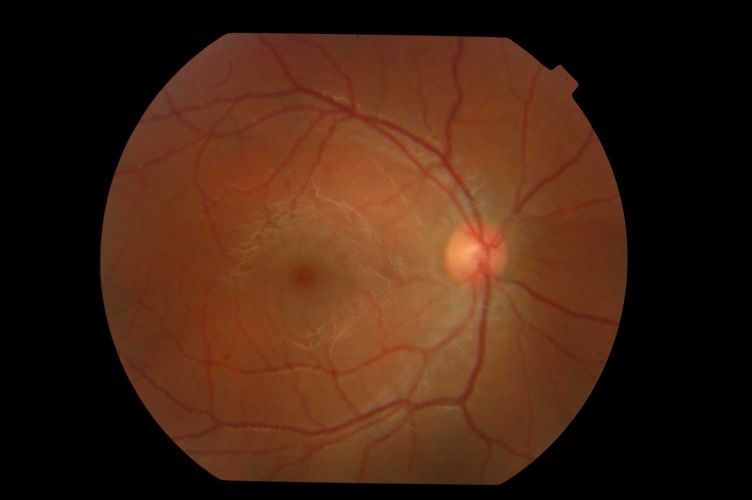
#> input picture eye/RIDB/IM000001_1.JPG, 1504 x 1000 px, found by its file name (shown at 1/2 size); its folder holds only this picture in this run
$ python retina_vessel_recognition.py
#> lines starting #> are read from the running program, lines starting #| are printed output that depends on the picture; after the words box and inside, x2 and y2 are one past the last pixel; in counts of white or black regions, pixels touching at a corner belong together
#> in main, img is the input picture: shape (1000, 1504, 3); mean B, G, R 18.3, 35, 66.3
import cv2
import os
import numpy as np
from typing import List
from random import randint
from tqdm import tqdm


def floodfill_mask(img: np.ndarray, kernel_size: int, threshold=1) -> np.ndarray:

#> called with kernel_size = 13, threshold = 1
    img_floodfill: np.ndarray = img.copy()

    h, w = img_floodfill.shape[:2]
#> h = 1000; w = 1504

    fl_mask: np.array = np.zeros((h+2, w+2), np.uint8)
    cv2.floodFill(image=img_floodfill, mask=fl_mask, seedPoint=(10, 10), newVal=255)
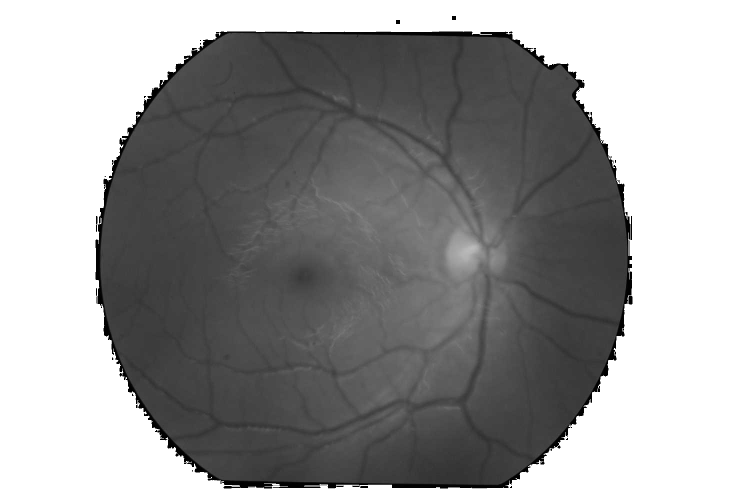
#> img_floodfill: shape (1000, 1504) (shown at 1/2 size); min 0, max 255, mean 154.8

    dil_kernel: np.array = np.ones((kernel_size, kernel_size), np.uint8)
    mask: np.ndarray = cv2.bitwise_not(cv2.dilate(img_floodfill, dil_kernel))

    mask[mask > threshold] = 255
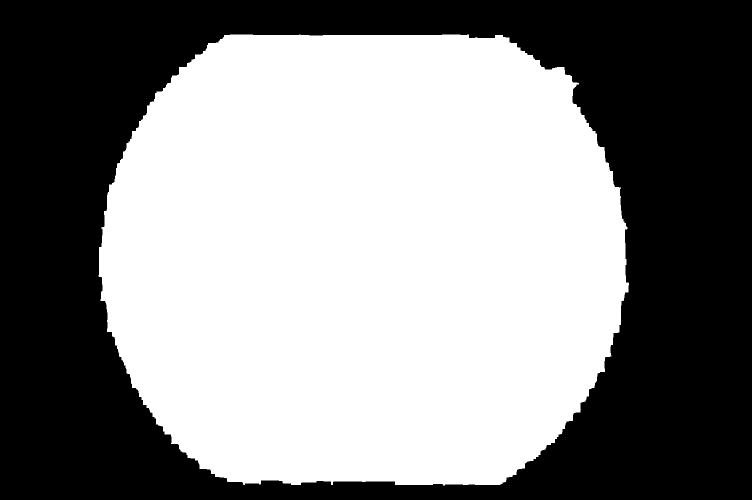
#> mask: shape (1000, 1504) (shown at 1/2 size); 54% white; 1 black region, box (x1, y1, x2, y2) and area: (0, 0, 1504, 1000) 691868

    return mask


def enhance_contrast(img: np.ndarray) -> np.ndarray:

    clahe = cv2.createCLAHE(clipLimit=2.0, tileGridSize=(8, 8))

    img_inversed_enhanced = 255 - clahe.apply(img)

    img_inversed_enhanced_twice: np.ndarray = clahe.apply(img_inversed_enhanced)
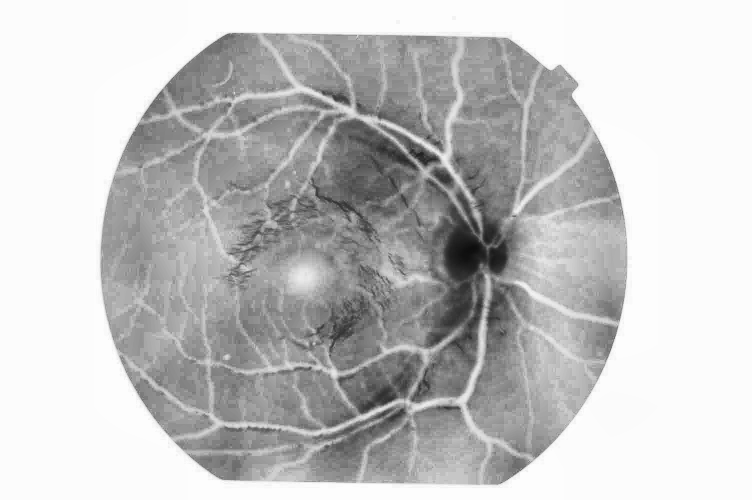
#> img_inversed_enhanced_twice: shape (1000, 1504) (shown at 1/2 size); min 13, max 254, mean 196.3
#> in main, `img_adptv_thr: np.ndarray = cv2.adaptiveThreshold(img_blured, maxValue..`: img_adptv_thr: shape (1000, 1504); 13.9% white; 9203 white regions (7281 under 20 px), largest, box (x1, y1, x2, y2) and area: (194, 60, 1262, 974) 16576, (239, 677, 859, 880) 12098, (691, 104, 1012, 543) 8468

    return img_inversed_enhanced_twice


def find_features(img: np.ndarray, mask: np.ndarray) -> np.ndarray:

    img_combined = cv2.bitwise_and(img, mask)
#> img_combined: shape (1000, 1504); 12.9% white; 8757 white regions (6811 under 20 px), largest, box (x1, y1, x2, y2) and area: (239, 677, 859, 880) 12098, (691, 104, 1012, 543) 8468, (808, 524, 1070, 922) 6170

    img_med_blured = cv2.bitwise_not(cv2.medianBlur(img_combined, ksize=5))
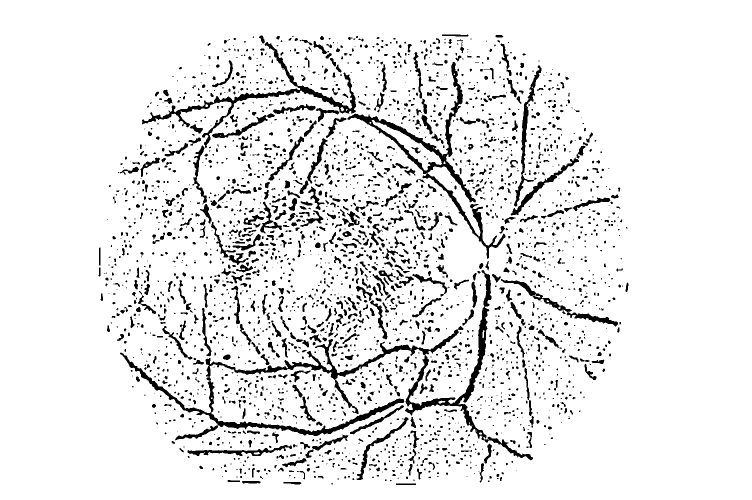
#> img_med_blured: shape (1000, 1504) (shown at 1/2 size); 91.3% white; 2868 black regions (1793 under 20 px), largest, box (x1, y1, x2, y2) and area: (240, 540, 1066, 921) 18207, (695, 124, 1011, 518) 8300, (284, 84, 712, 296) 6415

    img_morph = cv2.bitwise_not(cv2.morphologyEx(img_med_blured, op=cv2.MORPH_CLOSE, kernel=(13, 13)))
#> img_morph: shape (1000, 1504); 8.6% white; 2705 white regions (1638 under 20 px), largest, box (x1, y1, x2, y2) and area: (569, 541, 1066, 922) 11177, (695, 125, 1011, 519) 8285, (240, 706, 808, 873) 6983

    return img_morph


def find_vessel_skeleton(img: np.ndarray) -> np.ndarray:
    skel_element = cv2.getStructuringElement(cv2.MORPH_CROSS, (3, 3))
    skel: np.ndarray = np.zeros(img.shape, np.uint8)

    while True:
        opened = cv2.morphologyEx(img, cv2.MORPH_OPEN, skel_element)
        temp = cv2.subtract(img, opened)
        eroded = cv2.erode(img, skel_element)
        skel = cv2.bitwise_or(skel, temp)
        img = eroded.copy()
        if cv2.countNonZero(img) == 0:
            break

    return skel


def main(path):
    file_names: List[str] = [os.path.join(path, image) for image in os.listdir(path)]
    file_names = sorted(file_names, key=lambda n: (int(n.split("_")[0][-1]), int(n.split("_")[1][:-4])))

    for file in tqdm(file_names):

        img = cv2.imread(file)

        img_grey = cv2.cvtColor(img, cv2.COLOR_BGR2GRAY)

        mask = floodfill_mask(img_grey, kernel_size=13)

        img_clahe_inversed = enhance_contrast(img_grey)

        gauss_kernel = 7
        gauss_sigma = 0.3*((gauss_kernel-1)*0.5-1)+0.8

        img_blured: np.ndarray = cv2.GaussianBlur(img_clahe_inversed,
                                                  ksize=(gauss_kernel, gauss_kernel),
                                                  sigmaX=gauss_sigma, sigmaY=gauss_sigma)

        img_adptv_thr: np.ndarray = cv2.adaptiveThreshold(img_blured, maxValue=255,
                                                          adaptiveMethod=cv2.ADAPTIVE_THRESH_GAUSSIAN_C,
                                                          thresholdType=cv2.THRESH_BINARY, blockSize=5, C=0)

        output_img = find_features(img_adptv_thr, mask)

        nb_components, output, stats, centroids = cv2.connectedComponentsWithStats(output_img, connectivity=8)
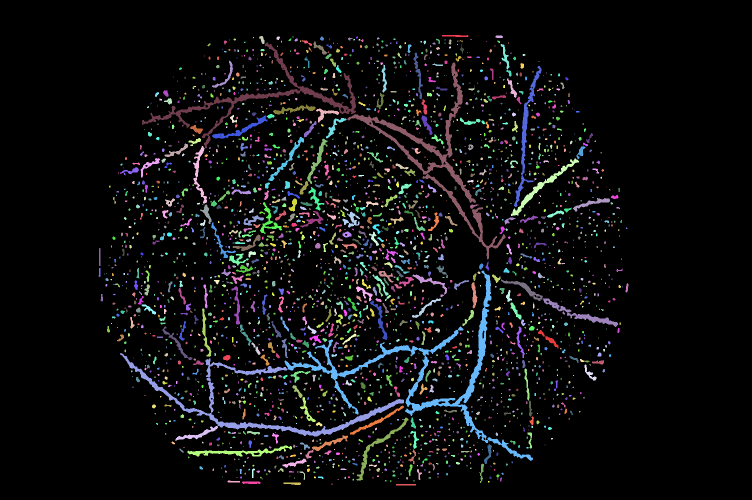
#> output: shape (1000, 1504) int32 (shown at 1/2 size); 2706 distinct labels, from 0 to 2705; one colour per label, 0 black
#> nb_components = 2706; stats = 2706 rows, first 6: [0, 0, 1504, 1000, 1375177], [884, 70, 53, 4, 170], [991, 71, 15, 5, 68], [518, 72, 11, 16, 100], [553, 73, 7, 7, 37], [585, 73, 2, 2, 4]; centroids = 2706 pairs, first value 198.9 to 1253.6, second value 71.38 to 969
        # sizes = stats[1:, -1]
        nb_components -= 1
#> nb_components = 2705

        img_vessel_skel = find_vessel_skeleton(output_img)
#> after the loop in find_vessel_skeleton, `while True:`: img: shape (1000, 1504); every value is 0
#> after the loop in find_vessel_skeleton, `while True:`:
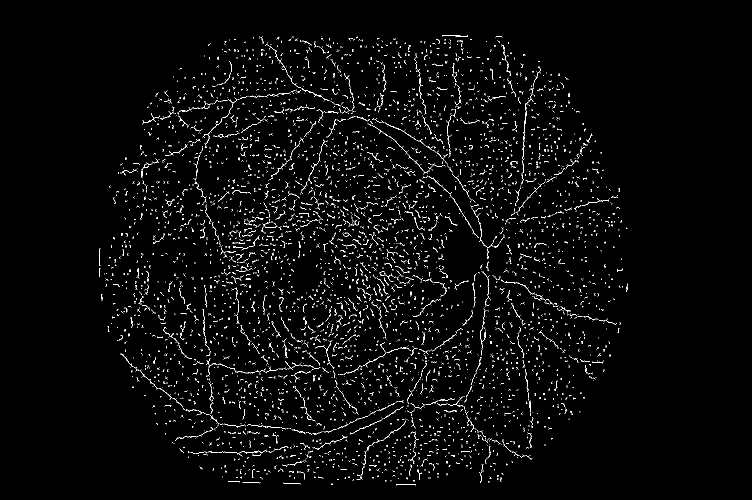
#> skel: shape (1000, 1504) (shown at 1/2 size); 2.4% white in thin lines or dots, all inside (x1, y1, x2, y2) = (198, 70, 1256, 971)

        # [5 lines of commented-out code are left out]

        img_vessel_skel2 = img_vessel_skel.copy()

        for i in range(1, nb_components + 1):
            x, y, w, h, area = stats[i]
            if 500 < area < 5_000:
                # print(f"{file}", x, y, w, h)
                cv2.rectangle(img_vessel_skel2, (x, y), (x + w, y + h),
                              (randint(50, 255), randint(50, 255), randint(50, 255)), 2)
#> this loop made 2705 passes
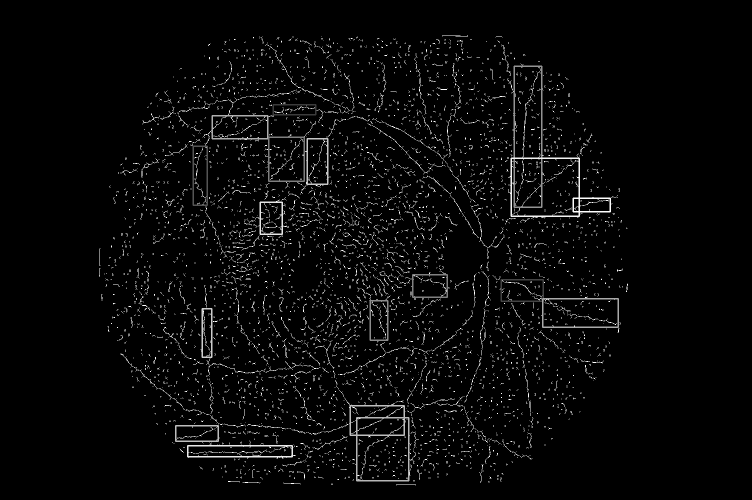
#> img_vessel_skel2: shape (1000, 1504) (shown at 1/2 size); 1.15% of pixels changed, all inside (x1, y1, x2, y2) = (350, 131, 1238, 963)

        # concat_images1 = cv2.hconcat([img, img_clahe_inversed])
        # concat_images2 = cv2.hconcat([img_vessel_skel, img_vessel_skel2])
        # full_image = cv2.vconcat([concat_images1, concat_images2])
        cv2.imshow(f"{file.split('/')[-1]}", img_vessel_skel)
        cv2.waitKey(100)
        cv2.destroyAllWindows()
        # full_image_name: str = "full_image_" + file.split('/')[-1]
        # cv2.imwrite(os.path.join("/Users/stawager/Studia/s4/biometrics/4/full_images", full_image_name), full_image)


if __name__ == "__main__":
    data_path = "/Users/stawager/Studia/s4/biometrics/4/RIDB"
    main(data_path)
    quit()
#> (the program exits here)

$ run again, on eye/RIDB/IM000001_13.JPG
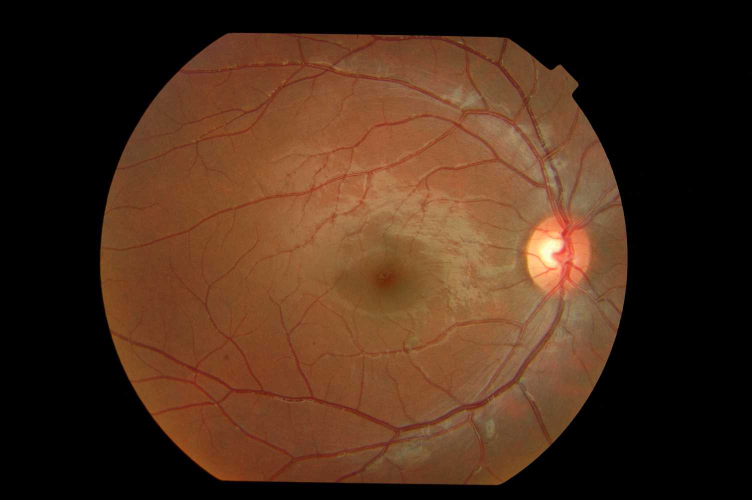
#> input picture eye/RIDB/IM000001_13.JPG, 1504 x 1000 px, found by its file name (shown at 1/2 size)
#> in main, img is the input picture: shape (1000, 1504, 3); mean B, G, R 26.8, 45.2, 73.6
#> img_adptv_thr: shape (1000, 1504); 20.6% white; 6201 white regions (3895 under 20 px), largest, box (x1, y1, x2, y2) and area: (194, 60, 1260, 977) 57571, (204, 69, 1138, 548) 47299, (729, 698, 1007, 836) 3783
#> img_combined: shape (1000, 1504); 19.6% white; 5748 white regions (3406 under 20 px), largest, box (x1, y1, x2, y2) and area: (204, 70, 1138, 548) 47295, (223, 433, 1234, 970) 39956, (729, 698, 1007, 836) 3783
#> img_med_blured: shape (1000, 1504); 84.2% white; 3852 black regions (1813 under 20 px), largest, box (x1, y1, x2, y2) and area: (205, 70, 1138, 568) 40190, (224, 451, 1149, 967) 36124, (937, 481, 1112, 610) 3266
#> img_morph: shape (1000, 1504); 15.6% white; 3788 white regions (1737 under 20 px), largest, box (x1, y1, x2, y2) and area: (206, 71, 1138, 525) 39428, (224, 452, 1148, 968) 35294, (937, 482, 1112, 611) 3235
#> in main, `nb_components, output, stats, centroids = cv2.connectedComponentsWithS..`:
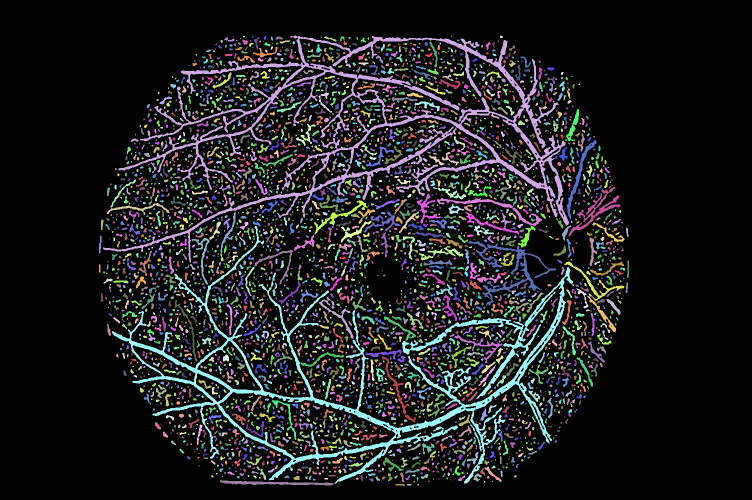
#> output: shape (1000, 1504) int32 (shown at 1/2 size); 3789 distinct labels, from 0 to 3788; one colour per label, 0 black
#> in main, `nb_components, output, stats, centroids = cv2.connectedComponentsWithS..`: nb_components = 3789; centroids = 3789 pairs, first value 199 to 1255.8, second value 72 to 969.1
#> in main, `nb_components -= 1`: nb_components = 3788
#> the loop in main, `for i in range(1, nb_components + 1):` made 3788 passes
#> (x, y, w, h, area) on passes 2, 4, 7: (206, 71, 932, 454, 39428), (1000, 71, 6, 5, 23), (528, 72, 4, 8, 25)
#> after the loop in main, `for i in range(1, nb_components + 1):`:
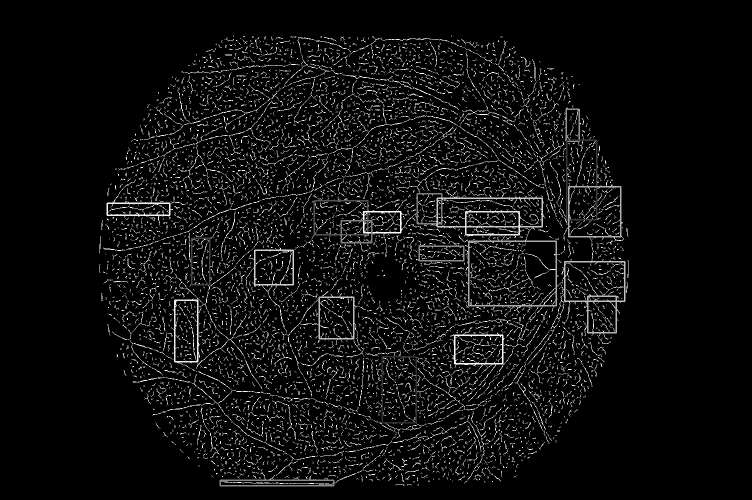
#> img_vessel_skel2: shape (1000, 1504) (shown at 1/2 size); min 0, max 255, mean 13.9

$ run again, on eye/RIDB/IM000001_14.JPG
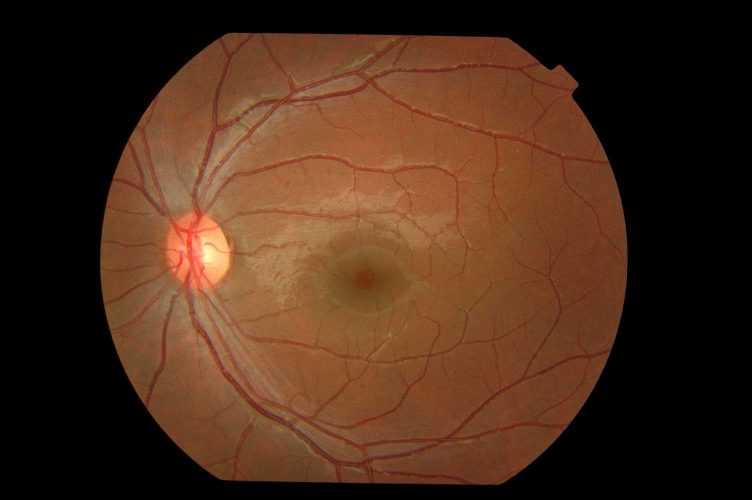
#> input picture eye/RIDB/IM000001_14.JPG, 1504 x 1000 px, found by its file name (shown at 1/2 size)
#> in main, img is the input picture: shape (1000, 1504, 3); mean B, G, R 25.9, 44.1, 73.3
#> img_adptv_thr: shape (1000, 1504); 20.9% white; 5923 white regions (3611 under 20 px), largest, box (x1, y1, x2, y2) and area: (194, 60, 1261, 975) 93612, (404, 250, 980, 580) 17719, (336, 68, 508, 460) 5837
#> img_combined: shape (1000, 1504); 19.9% white; 5490 white regions (3154 under 20 px), largest, box (x1, y1, x2, y2) and area: (274, 181, 1225, 970) 46999, (400, 70, 1259, 592) 26071, (404, 250, 980, 580) 17719
#> img_med_blured: shape (1000, 1504); 83.8% white; 3826 black regions (1777 under 20 px), largest, box (x1, y1, x2, y2) and area: (352, 430, 1225, 970) 39056, (346, 70, 1252, 535) 28466, (406, 309, 979, 579) 8269
#> img_morph: shape (1000, 1504); 16.1% white; 3816 white regions (1719 under 20 px), largest, box (x1, y1, x2, y2) and area: (353, 431, 1224, 966) 37045, (346, 71, 1252, 536) 27499, (407, 310, 979, 580) 8081
#> in main, `nb_components, output, stats, centroids = cv2.connectedComponentsWithS..`:
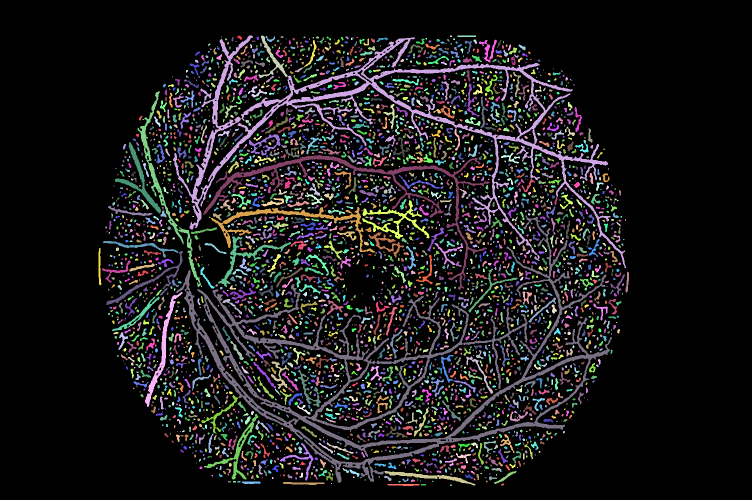
#> output: shape (1000, 1504) int32 (shown at 1/2 size); 3817 distinct labels, from 0 to 3816; one colour per label, 0 black
#> in main, `nb_components, output, stats, centroids = cv2.connectedComponentsWithS..`: nb_components = 3817; centroids = 3817 pairs, first value 198.7 to 1254.4, second value 72 to 970
#> in main, `nb_components -= 1`: nb_components = 3816
#> the loop in main, `for i in range(1, nb_components + 1):` made 3816 passes
#> (x, y, w, h, area) on passes 1 to 3: (475, 71, 9, 9, 51), (346, 71, 906, 465, 27499), (517, 71, 58, 85, 830)
#> after the loop in main, `for i in range(1, nb_components + 1):`:
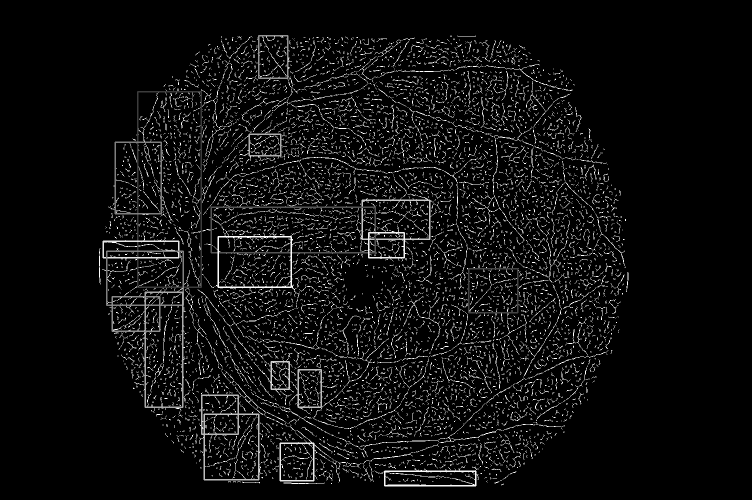
#> img_vessel_skel2: shape (1000, 1504) (shown at 1/2 size); min 0, max 255, mean 14.4

$ run again, on eye/RIDB/IM000001_10.JPG
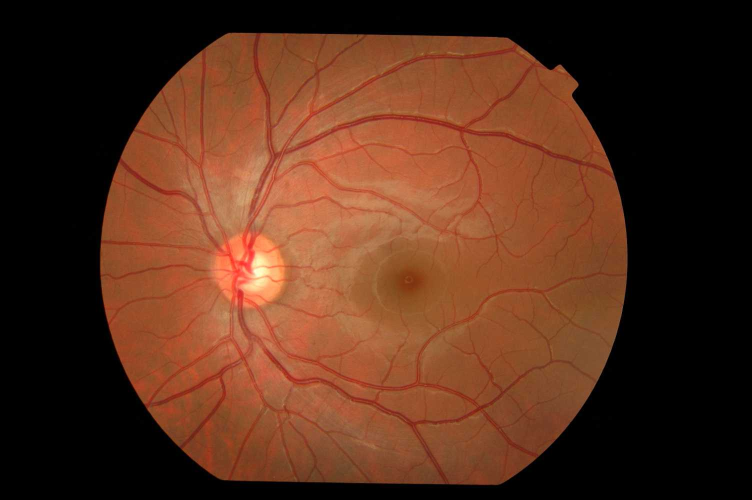
#> input picture eye/RIDB/IM000001_10.JPG, 1504 x 1000 px, found by its file name (shown at 1/2 size)
#> in main, img is the input picture: shape (1000, 1504, 3); mean B, G, R 27.5, 46.8, 86.3
#> img_adptv_thr: shape (1000, 1504); 20.4% white; 6525 white regions (4307 under 20 px), largest, box (x1, y1, x2, y2) and area: (195, 51, 1262, 977) 126648, (727, 586, 827, 770) 2243, (518, 439, 675, 518) 1542
#> img_combined: shape (1000, 1504); 19.4% white; 6004 white regions (3751 under 20 px), largest, box (x1, y1, x2, y2) and area: (204, 69, 1252, 970) 110387, (727, 586, 827, 770) 2243, (518, 439, 675, 518) 1542
#> img_med_blured: shape (1000, 1504); 84.2% white; 3743 black regions (1887 under 20 px), largest, box (x1, y1, x2, y2) and area: (206, 70, 1251, 969) 101022, (924, 776, 1151, 965) 3118, (214, 547, 459, 647) 1402
#> img_morph: shape (1000, 1504); 15.6% white; 3646 white regions (1777 under 20 px), largest, box (x1, y1, x2, y2) and area: (206, 71, 1251, 970) 99659, (924, 777, 1151, 966) 3116, (214, 548, 459, 648) 1402
#> output: shape (1000, 1504) int32; 3647 distinct labels, from 0 to 3646
#> in main, `nb_components, output, stats, centroids = cv2.connectedComponentsWithS..`: nb_components = 3647; centroids = 3647 pairs, first value 199 to 1255.5, second value 72 to 969.4
#> in main, `nb_components -= 1`: nb_components = 3646
#> the loop in main, `for i in range(1, nb_components + 1):` made 3646 passes
#> (x, y, w, h, area) on passes 1, 2, 4: (477, 71, 11, 8, 47), (206, 71, 1045, 899, 99659), (913, 71, 7, 3, 21)
#> after the loop in main, `for i in range(1, nb_components + 1):`:
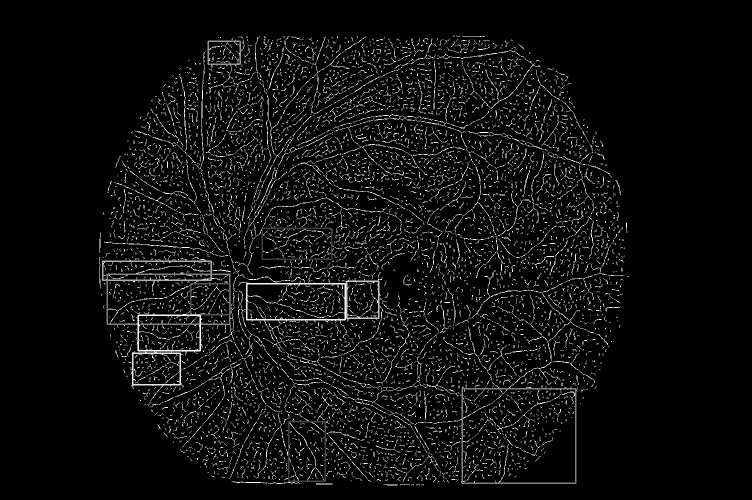
#> img_vessel_skel2: shape (1000, 1504) (shown at 1/2 size); min 0, max 255, mean 13.1
